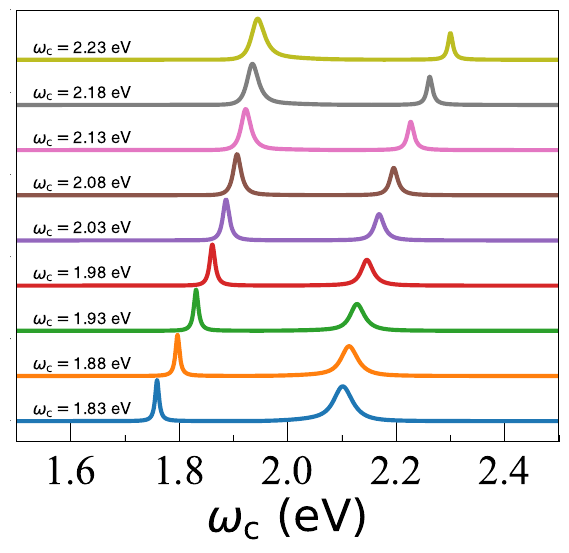

This figure's Python source:
import numpy as np
import matplotlib.pyplot as plt
from matplotlib.pyplot import MultipleLocator, tick_params
fig, ax = plt.subplots()
plt.rcParams['font.family'] = 'DeJavu Serif'
plt.rcParams["font.family"] = "Helvetica"

# ==============================================================================================
#                                       Global Parameters     
# ==============================================================================================

lw = 3.0
legendsize = 48         # size for legend
font_legend = {'family':'Times New Roman', 'weight': 'roman', 'size': 18}
# axis label size
lsize = 30             
txtsize = 12
# tick length
lmajortick = 15
lminortick = 5
legend_x, legend_y = - 0.19, 0.78
transparency = .4
y1, y2 = - 0.5, 10

unitlen = 7
fig = plt.figure(figsize=(1.0 * unitlen, 0.8 * unitlen), dpi = 128)
plt.subplots_adjust(hspace = 0.3)

# Define the Lorentzian function
def lorentzian(x, amp, center, width):
    return (amp / np.pi) * (width/2) / ((width/2)**2 + (x - center)**2)

# Define the sum of two Lorentzian functions
def double_lorentzian(x, amp1, center1, width1, amp2, center2, width2):
    return lorentzian(x, amp1, center1, width1) + lorentzian(x, amp2, center2, width2)

UP_width = []
LP_width = []
omegac = [1.8,1.85,1.9,1.95,2.0,2.05,2.1,2.15,2.2]

# filename = "N=1_Gammac=8.83mev"
# filename = "N=1_Gammac=44.15mev"
# filename = "N=1_Gammac=88.3mev"
# filename = "N=2_Gammac=8.83mev"
# filename = "N=2_Gammac=44.15mev"
# filename = "N=2_Gammac=88.3mev"
filename = "N=4_Gammac=8.83mev"
# filename = "N=4_Gammac=44.15mev"
# filename = "N=4_Gammac=88.3mev"
# filename = "N=8_Gammac=8.83mev"
# filename = "N=8_Gammac=44.15mev"
# filename = "N=8_Gammac=88.3mev"

count = 0
for wc in omegac:

    # Generate some sample data
    x_data = np.loadtxt('./%s/%s/resp1st.w1' % (filename, wc))
    y_data = np.loadtxt('./%s/%s/resp1st_im.w' % (filename, wc))

    x_data = x_data * 27.2114
    y_data = y_data / max(y_data)

    plt.plot(x_data, y_data + count, "-", linewidth = lw)
    wc = wc + 0.03
    plt.text(1.53, 0.15 + count, "$\omega_\mathrm{c}=$%.2f eV" %wc, size = txtsize)
    count += 1.0 + 0.1
    
# ==============================================================================================

# RHS y-axis
ax = plt.gca()
x_major_locator = MultipleLocator(0.2)
x_minor_locator = MultipleLocator(0.1)
ax.xaxis.set_major_locator(x_major_locator)
ax.xaxis.set_minor_locator(x_minor_locator)
ax.tick_params('x', which = 'major', length = 15, pad = 10)
ax.tick_params('x', which = 'minor', length = 5)
ax.tick_params('y', which = 'major', length = 0)
ax.tick_params('y', which = 'minor', length = 0)

x1_label = ax.get_xticklabels()
[x1_label_temp.set_fontname('Times New Roman') for x1_label_temp in x1_label]
# y1_label = ax.get_yticklabels()
# [y1_label_temp.set_fontname('Times New Roman') for y1_label_temp in y1_label]

plt.tick_params('x', which = 'both', direction = 'in', labelsize = 30)
plt.tick_params('y', which = 'both', direction = 'in', labelsize = 0)
plt.xlim(1.5, 2.5)
plt.ylim(y1, y2)

ax.set_xlabel(r'$\omega_\mathrm{c}\ (\mathrm{eV})$', size = 32)

# plt.legend(title = '(a)', bbox_to_anchor = (legend_x, legend_y), frameon = False, title_fontsize = legendsize)

plt.savefig("Fig S2.pdf", bbox_inches='tight')